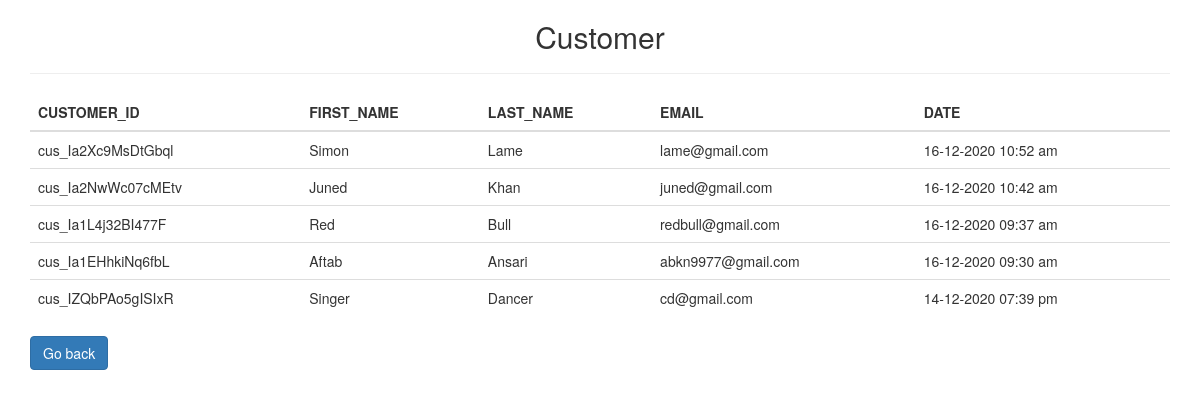
The page /customers.php on the database its author committed.
### tables this page shows
CREATE TABLE `customers` (
  `id` varchar(255) NOT NULL,
  `first_name` varchar(100) NOT NULL,
  `last_name` varchar(100) NOT NULL,
  `email` varchar(100) NOT NULL,
  `created_at` datetime NOT NULL DEFAULT current_timestamp()
);

### lib/pdo_db.php (called while the page is built, shortened)
<?php
class Database
{
	private $host = DB_HOST;
	private $user = DB_USER;
	private $pass = DB_PASS;
	private $dbname = DB_NAME;
	private $dbh;
	private $stmt;
	public function __construct()
	{
		$dsn = 'mysql:host=' . $this->host . ';dbname=' . $this->dbname;
		$options = array(
			PDO::ATTR_PERSISTENT => true,
			PDO::ATTR_ERRMODE => PDO::ERRMODE_EXCEPTION
		);
		try {
			$this->dbh = new PDO($dsn, $this->user, $this->pass, $options);
		}
		catch (PDOException $e) {
			$this->error = $e->getMessage();
		}
	}
	public function query($query)
	{
		$this->stmt = $this->dbh->prepare($query);
	}
	public function execute()
	{
		return $this->stmt->execute();
	}
	public function resultset()
	{
		$this->execute();
		return $this->stmt->fetchAll(PDO::FETCH_OBJ);
	}
}

### modals/Customer.php (called while the page is built, shortened)
<?php
class Customer{
    private $db;
    function __construct(){
        $this -> db = new Database();
    }
    public function showCustomer(){
        $this -> db -> query("SELECT * FROM customers ORDER BY created_at DESC");
        if($this -> db -> execute()){
            return $this -> db -> resultset();
        }else{
            return false;
        }
    }
}

### customers.php (the view, shortened to what this page needs)
<?php
require_once("./lib/pdo_db.php");
require_once("./modals/Customer.php");
?>
<!DOCTYPE html>
<html lang="en">
<head>
    <link rel="stylesheet" href="https://maxcdn.bootstrapcdn.com/bootstrap/3.3.7/css/bootstrap.min.css">
</head>
<body>
    <?php
    $customer = new Customer();
    $customers = $customer->showCustomer();
    ?>
    <div class="container">
        <h2 class="text-center">Customer</h2>
        <hr>
        <table class="table table-hover">
            <thead>
                <tr>
                    <th scope="col">CUSTOMER_ID</th>
                    <th scope="col">FIRST_NAME</th>
                    <th scope="col">LAST_NAME</th>
                    <th scope="col">EMAIL</th>
                    <th scope="col">DATE</th>
                </tr>
            </thead>
            <tbody>
                <?php
                foreach ($customers as $value) {
                    $date = date_format(date_create($value->created_at), "d-m-Y h:i a");
                ?>
                    <tr>
                        <td><?= $value->id ?></td>
                        <td><?= $value->first_name ?></td>
                        <td><?= $value->last_name ?></td>
                        <td><?= $value->email ?></td>
                        <td><?= $date ?></td>
                    </tr>
                <?php } ?>
            </tbody>
        </table>
        <a href="./index.php" class="btn btn-primary">Go back</a>
    </div>
</body>
</html>

### rows shown on the page
customers: id "cus_Ia2Xc9MsDtGbql", first_name "Simon", last_name "Lame", email "lame@gmail.com", created_at "16-12-2020 10:52 am"
customers: id "cus_Ia2NwWc07cMEtv", first_name "Juned", last_name "Khan", email "juned@gmail.com", created_at "16-12-2020 10:42 am"
customers: id "cus_Ia1L4j32BI477F", first_name "Red", last_name "Bull", email "redbull@gmail.com", created_at "16-12-2020 09:37 am"
customers: id "cus_Ia1EHhkiNq6fbL", first_name "Aftab", last_name "Ansari", email "abkn9977@gmail.com", created_at "16-12-2020 09:30 am"
customers: id "cus_IZQbPAo5gISIxR", first_name "Singer", last_name "Dancer", email "cd@gmail.com", created_at "14-12-2020 07:39 pm"
